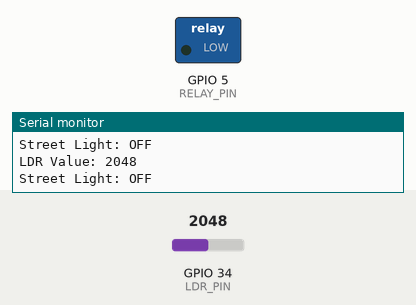
A sketch run on a simulated ESP32. On the bench: switched loads named in the sketch (green lamp = pin HIGH), the last lines printed to the serial monitor. Inputs (shaded band) come from the test bench; at power-on: GPIO 34 (LDR_PIN) = 2048.

Above: at 1.8 s.
1.9 s: GPIO 34 (LDR_PIN) set to 1048
3.4 s: GPIO 34 (LDR_PIN) set to 957
At 4.7 s:
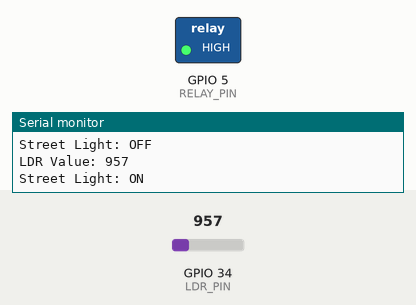
5.5 s: GPIO 34 (LDR_PIN) set to 1040
At 7.2 s:
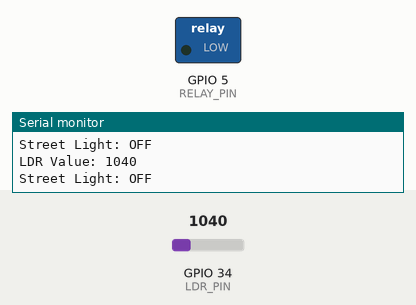
7.5 s: GPIO 34 (LDR_PIN) set to 960
At 9.0 s:
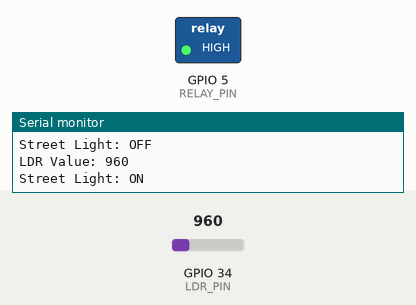
Timing chart, 0 to 10.5 s (numbered marks = the images above; inputs shaded):
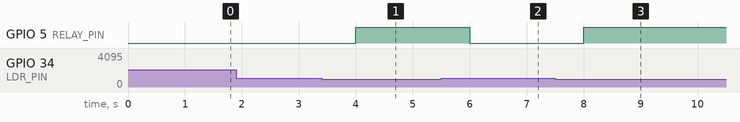

Measured:
- the behaviour switches between 1000 and 999 on GPIO 34 (LDR_PIN) (found by bisection; images 0 and 1)
- after the input at 3.4 s, GPIO 5 (RELAY_PIN): LOW → HIGH after 0.60 s
- after the input at 5.5 s, GPIO 5 (RELAY_PIN): HIGH → LOW after 0.50 s
- after the input at 7.5 s, GPIO 5 (RELAY_PIN): LOW → HIGH after 0.50 s

The sketch:

street_light.ino
```cpp
const int LDR_PIN = 34;
const int RELAY_PIN = 5;
const int LIGHT_THRESHOLD = 1000;
void setup() {
  Serial.begin(115200);
  pinMode(RELAY_PIN, OUTPUT);
  digitalWrite(RELAY_PIN, LOW);
}
void loop() {
  int ldrValue = analogRead(LDR_PIN);
  Serial.print("LDR Value: ");
  Serial.println(ldrValue);
  if (ldrValue < LIGHT_THRESHOLD) {
   digitalWrite(RELAY_PIN, HIGH);
   Serial.println("Street Light: ON");
  } else {
    digitalWrite(RELAY_PIN, LOW);
    Serial.println("Street Light: OFF");
  }
  delay(1000);
}
```
